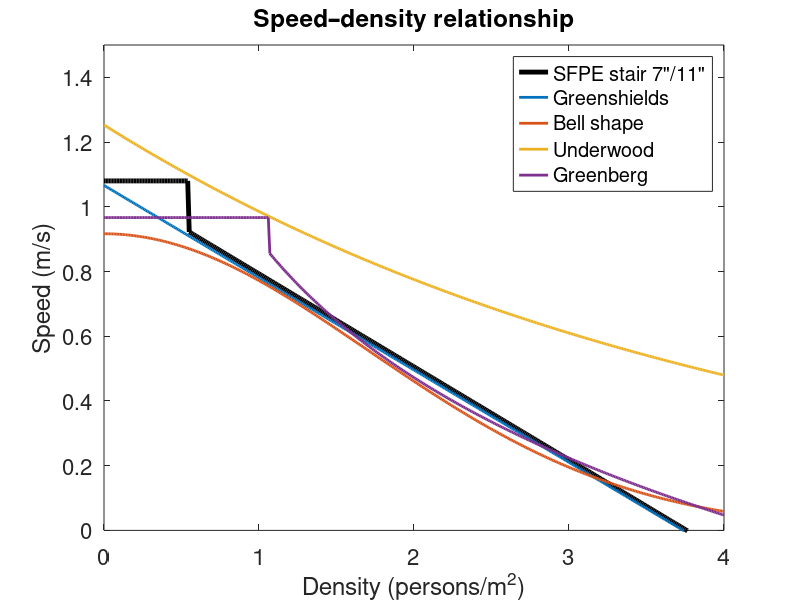
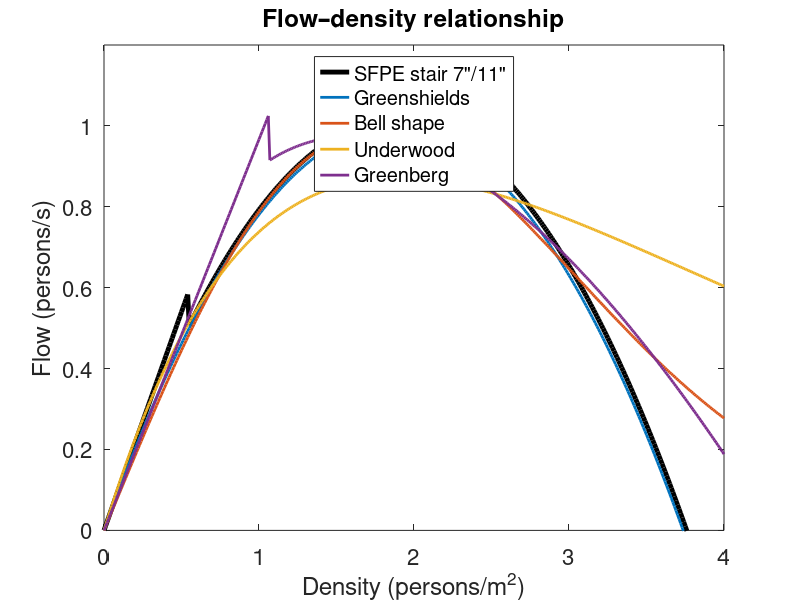

Reproduce these figures in MATLAB, in order.
%% Fundamental diagrams – SFPE stair (7"/11") vs Virkler corridor models
clear; clc;

%% Density vector (persons per square metre)
D = 0:0.01:4;

%% --- 1. SFPE stair (Chapter 59, k2 & a constants) ----------------------
k2 = 1.08;        % m/s   ← Table 59‑2 for 7"/11" stair  :contentReference[oaicite:0]{index=0}:contentReference[oaicite:1]{index=1}
a  = 0.266;       % slope ← Eq. 59‑5                      :contentReference[oaicite:2]{index=2}:contentReference[oaicite:3]{index=3}

S_sfpe = k2 * ones(size(D));          % free‑flow speed for D ≤ 0.54
idx     = D > 0.54;
S_sfpe(idx) = k2 .* (1 - a .* D(idx));
Q_sfpe = S_sfpe .* D;

%% --- 2. Virkler corridor models ---------------------------------------
S_greenShields = (63.97 - 17.12*D)/60;
Q_greenShields = (63.97*D   - 17.12*D.^2)/60;

S_bell  = 55   * exp(-0.172*D.^2)/60;
Q_bell  = 55.6 * D .* exp(-0.162*D.^2)/60;

S_under = 75.17 * exp(-D/4.1666)/60;
Q_under = 75.17 * D .* exp(-D/1.89)/60;

S_greenberg          = zeros(size(D));
mask                 = D < 1.07;
S_greenberg(mask)    = 58/60;
S_greenberg(~mask)   = (36.78 .* log(4.32 ./ D(~mask)))/60;
Q_greenberg          = S_greenberg .* D;

%% --- 3. Plot: Speed–density -------------------------------------------
figure('Name','Speed–density');
plot(D,S_sfpe,'k-','LineWidth',3.5); hold on
plot(D,S_greenShields,'LineWidth',2.0);
plot(D,S_bell,'LineWidth',2.0);
plot(D,S_under,'LineWidth',2.0);
plot(D,S_greenberg,'LineWidth',2.0);
set(gca,'FontSize',16); ylim([0 1.5]);
xlabel('Density (persons/m^2)'); ylabel('Speed (m/s)');
title('Speed–density relationship');
legend('SFPE stair 7"/11"','Greenshields','Bell shape','Underwood','Greenberg', ...
       'Location','northeast');

%% --- 4. Plot: Flow–density --------------------------------------------
figure('Name','Flow–density');
plot(D,Q_sfpe,'k-','LineWidth',3.5); hold on
plot(D,Q_greenShields,'LineWidth',2.0);
plot(D,Q_bell,'LineWidth',2.0);
plot(D,Q_under,'LineWidth',2.0);
plot(D,Q_greenberg,'LineWidth',2.0);
set(gca,'FontSize',16); ylim([0 1.2]);
xlabel('Density (persons/m^2)'); ylabel('Flow (persons/s)');
title('Flow–density relationship');
legend('SFPE stair 7"/11"','Greenshields','Bell shape','Underwood','Greenberg', ...
       'Location','north');
